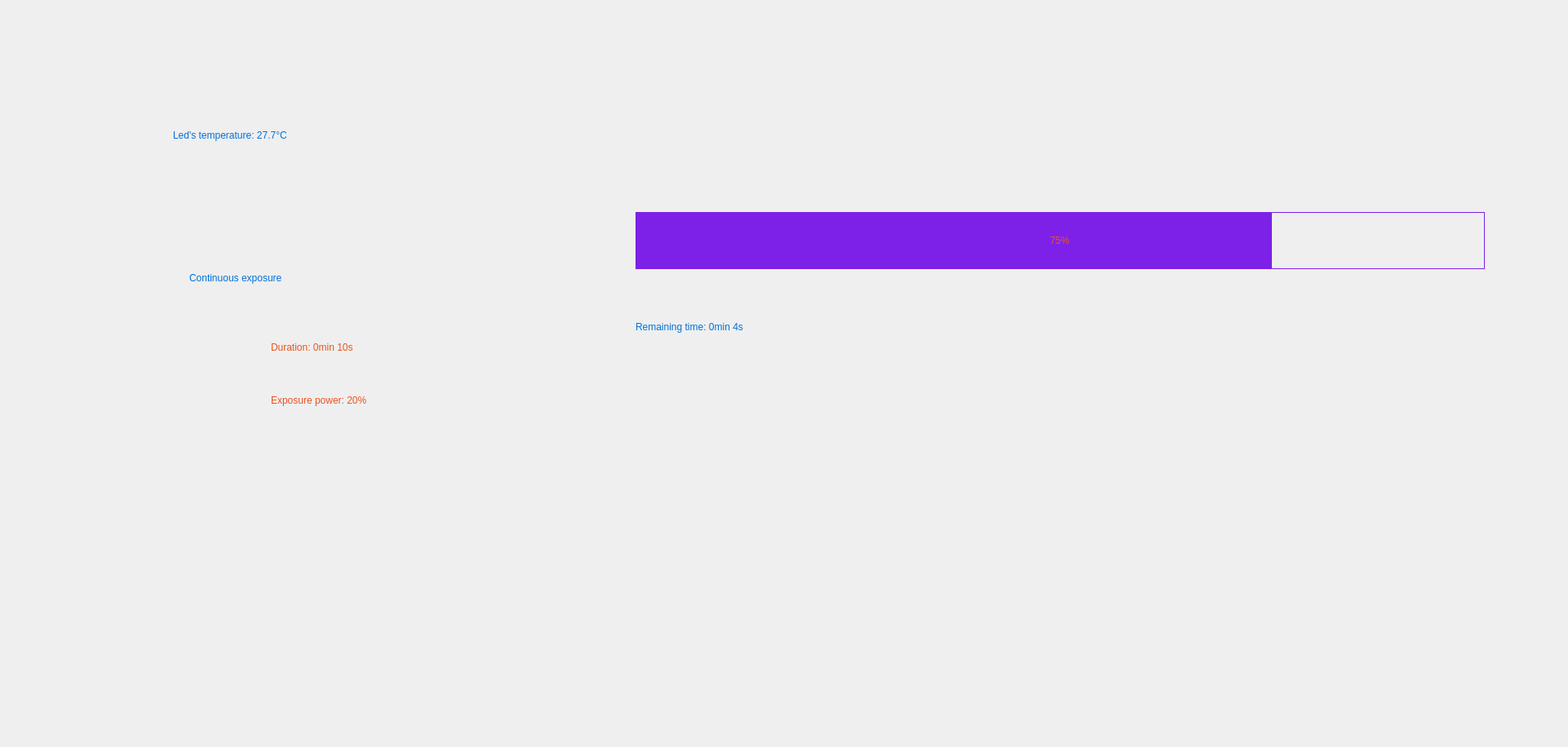
<?xml version="1.0" encoding="UTF-8"?>
<ui version="4.0">
 <class>ProgressExposureView</class>
 <widget class="QWidget" name="ProgressExposureView">
  <property name="geometry">
   <rect>
    <x>0</x>
    <y>0</y>
    <width>1922</width>
    <height>916</height>
   </rect>
  </property>
  <property name="styleSheet">
   <string notr="true"/>
  </property>
  <layout class="QVBoxLayout" name="verticalLayout">
   <property name="spacing">
    <number>0</number>
   </property>
   <property name="sizeConstraint">
    <enum>QLayout::SizeConstraint::SetDefaultConstraint</enum>
   </property>
   <property name="leftMargin">
    <number>0</number>
   </property>
   <property name="topMargin">
    <number>0</number>
   </property>
   <property name="rightMargin">
    <number>0</number>
   </property>
   <property name="bottomMargin">
    <number>0</number>
   </property>
   <item>
    <layout class="QGridLayout" name="gridLayout" columnstretch="1,3,6,0">
     <property name="spacing">
      <number>0</number>
     </property>
     <item row="0" column="1">
      <widget class="QWidget" name="widget" native="true">
       <widget class="QLabel" name="label">
        <property name="geometry">
         <rect>
          <x>20</x>
          <y>140</y>
          <width>531</width>
          <height>51</height>
         </rect>
        </property>
        <property name="styleSheet">
         <string notr="true">font: normal normal bold 30px/30px Arial;
letter-spacing: 0px;
color: #0070DB;</string>
        </property>
        <property name="text">
         <string>Led's temperature: 27.7°C</string>
        </property>
       </widget>
       <widget class="QLabel" name="label_2">
        <property name="geometry">
         <rect>
          <x>40</x>
          <y>315</y>
          <width>411</width>
          <height>51</height>
         </rect>
        </property>
        <property name="styleSheet">
         <string notr="true">font: normal normal bold 30px/30px Arial;
letter-spacing: 0px;
color: #0070DB;</string>
        </property>
        <property name="text">
         <string>Continuous exposure</string>
        </property>
       </widget>
       <widget class="QLabel" name="label_3">
        <property name="geometry">
         <rect>
          <x>140</x>
          <y>400</y>
          <width>351</width>
          <height>51</height>
         </rect>
        </property>
        <property name="styleSheet">
         <string notr="true">font: normal normal bold 30px/30px Arial;
letter-spacing: 0px;
color: #E85420;</string>
        </property>
        <property name="text">
         <string>Duration: 0min 10s</string>
        </property>
       </widget>
       <widget class="QLabel" name="label_4">
        <property name="geometry">
         <rect>
          <x>140</x>
          <y>470</y>
          <width>441</width>
          <height>41</height>
         </rect>
        </property>
        <property name="styleSheet">
         <string notr="true">font: normal normal bold 30px/30px Arial;
letter-spacing: 0px;
color: #E85420;</string>
        </property>
        <property name="text">
         <string>Exposure power: 20%</string>
        </property>
       </widget>
      </widget>
     </item>
     <item row="0" column="2">
      <widget class="QWidget" name="widget_2" native="true">
       <property name="styleSheet">
        <string notr="true">QProgressBar::chunk {
        background-color: #7D20E8;
}</string>
       </property>
       <widget class="QProgressBar" name="progressBar">
        <property name="geometry">
         <rect>
          <x>10</x>
          <y>260</y>
          <width>1041</width>
          <height>70</height>
         </rect>
        </property>
        <property name="styleSheet">
         <string notr="true">border: 1px solid #7D20E8;
background-color: transparent;
font: normal normal bold 30px/30px Arial;
letter-spacing: 0px;
color: #E85420;</string>
        </property>
        <property name="value">
         <number>75</number>
        </property>
        <property name="alignment">
         <set>Qt::AlignmentFlag::AlignCenter</set>
        </property>
        <property name="textVisible">
         <bool>true</bool>
        </property>
        <property name="orientation">
         <enum>Qt::Orientation::Horizontal</enum>
        </property>
        <property name="invertedAppearance">
         <bool>false</bool>
        </property>
        <property name="textDirection">
         <enum>QProgressBar::Direction::BottomToTop</enum>
        </property>
       </widget>
       <widget class="QLabel" name="label_5">
        <property name="geometry">
         <rect>
          <x>10</x>
          <y>380</y>
          <width>431</width>
          <height>41</height>
         </rect>
        </property>
        <property name="styleSheet">
         <string notr="true">font: normal normal bold 30px/30px Arial;
letter-spacing: 0px;
color: #0070DB;</string>
        </property>
        <property name="text">
         <string>Remaining time: 0min 4s</string>
        </property>
       </widget>
      </widget>
     </item>
    </layout>
   </item>
  </layout>
 </widget>
 <resources>
  <include location="../../resources.qrc"/>
 </resources>
 <connections/>
</ui>
